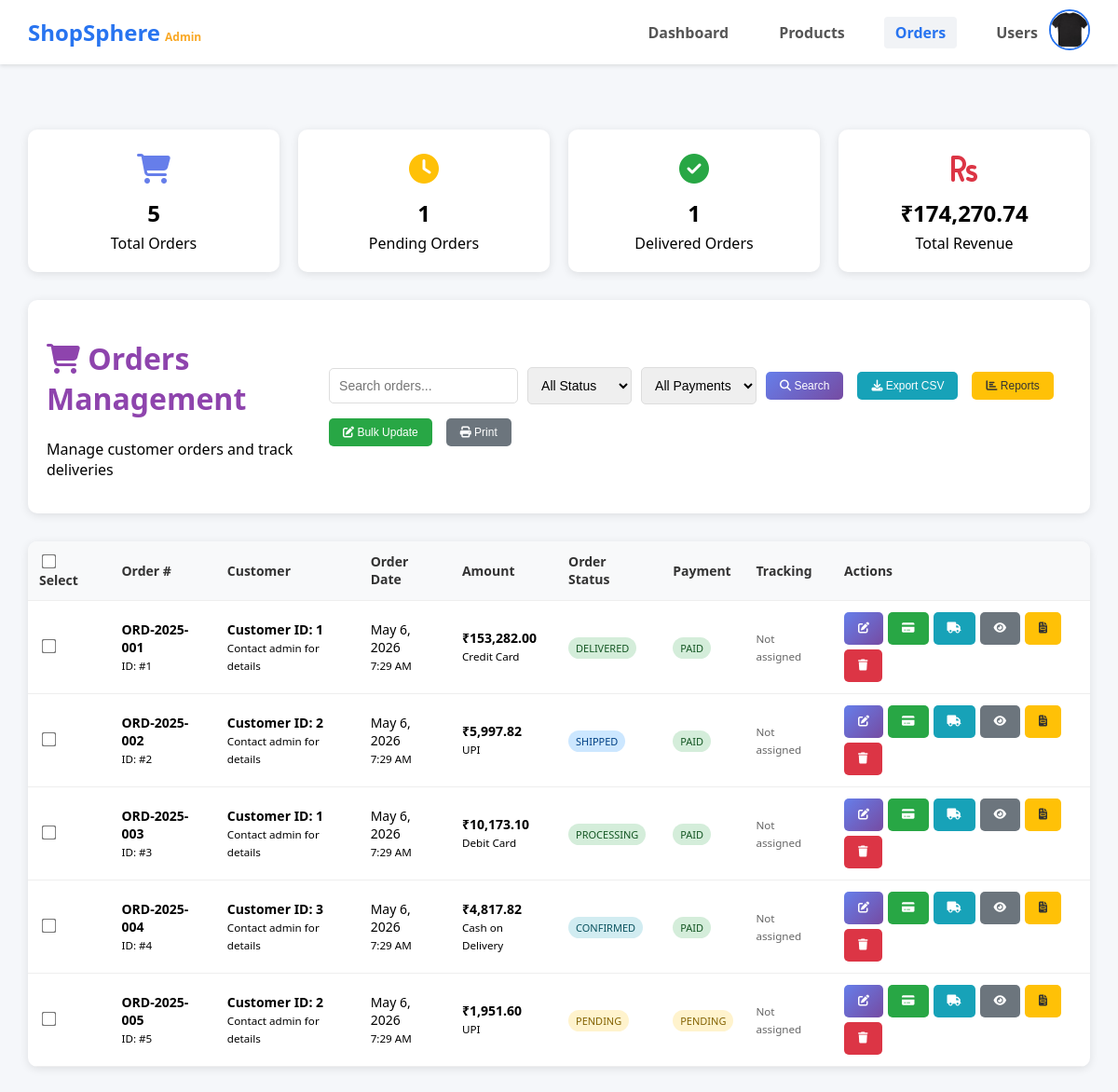
Page /admin/php/orders.php on the committed database.
### tables this page shows
CREATE TABLE orders (
    order_id INT AUTO_INCREMENT PRIMARY KEY,
    user_id INT NOT NULL,
    order_number VARCHAR(50) UNIQUE NOT NULL,
    total_amount DECIMAL(10, 2) NOT NULL,
    tax_amount DECIMAL(10, 2) DEFAULT 0.00,
    shipping_cost DECIMAL(10, 2) DEFAULT 0.00,
    discount_amount DECIMAL(10, 2) DEFAULT 0.00,
    final_amount DECIMAL(10, 2) NOT NULL,
    order_status ENUM('pending', 'confirmed', 'processing', 'shipped', 'delivered', 'cancelled', 'refunded') DEFAULT 'pending',
    payment_status ENUM('pending', 'paid', 'failed', 'refunded') DEFAULT 'pending',
    payment_method VARCHAR(50),
    shipping_address TEXT NOT NULL,
    billing_address TEXT,
    customer_notes TEXT,
    admin_notes TEXT,
    estimated_delivery DATE,
    actual_delivery_date DATE,
    tracking_number VARCHAR(100),
    order_date TIMESTAMP DEFAULT CURRENT_TIMESTAMP,
    updated_at TIMESTAMP DEFAULT CURRENT_TIMESTAMP ON UPDATE CURRENT_TIMESTAMP,
    
    FOREIGN KEY (user_id) REFERENCES users(id) ON DELETE CASCADE,
    INDEX idx_user_id (user_id),
    INDEX idx_order_status (order_status),
    INDEX idx_payment_status (payment_status),
    INDEX idx_order_date (order_date)
);

### admin/php/orders.php (the view, shortened to what this page needs)
<?php
$conn = mysqli_connect("localhost","root","","shopsphere_db");
$search = isset($_GET['search']) ? mysqli_real_escape_string($conn, $_GET['search']) : '';
$sql = "SELECT o.*,
        CONCAT('Customer ID: ', o.user_id) as customer_name,
        'Contact admin for details' as customer_email
        FROM orders o
        WHERE 1=1";
$sql .= " ORDER BY o.order_date DESC";
$result = mysqli_query($conn, $sql);
$stats_sql = "SELECT
    COUNT(*) as total_orders,
    SUM(CASE WHEN order_status = 'pending' THEN 1 ELSE 0 END) as pending_orders,
    SUM(CASE WHEN order_status = 'delivered' THEN 1 ELSE 0 END) as delivered_orders,
    SUM(CASE WHEN payment_status = 'paid' THEN final_amount ELSE 0 END) as total_revenue
    FROM orders";
$stats_result = mysqli_query($conn, $stats_sql);
$stats = $stats_result ? mysqli_fetch_assoc($stats_result) : [];
?>
<!DOCTYPE html>
<html lang="en">
<head>
    <link rel="stylesheet" href="../css/navbar.css">
    <link rel="stylesheet" href="../css/adminOrders.css">
    <link rel="stylesheet" href="https://cdnjs.cloudflare.com/ajax/libs/font-awesome/6.5.0/css/all.min.css">
</head>
<body>
    <header class="main-header">
        <div class="logo">ShopSphere<span class="plus">Admin</span></div>
        <nav style="flex:1;">
            <ul class="admin-nav-items">
                <li><a class="link" href="dashboard.php">Dashboard</a></li>
                <li><a class="link" href="products.php">Products</a></li>
                <li><a class="link" href="orders.php" style="background: #f1f3f6; color: #2874f0;">Orders</a></li>
                <li><a class="link" href="users.php">Users</a></li>
            </ul>
        </nav>
        <div style="display: flex; align-items: center; gap: 20px; position: relative;">
            <div class="dropdown" style="position: relative;">
                <img src="../../images/men1.jpg" alt="Admin" id="userImg" style="width:40px; height:40px; border-radius:50%; object-fit:cover; border:2px solid #2874f0; cursor:pointer;">
            </div>
        </div>
    </header>
    <div class="orders-container">
        <div class="stats-grid">
            <div class="stat-card">
                <div class="stat-icon" style="color: #667eea;"><i class="fas fa-shopping-cart"></i></div>
                <div class="stat-number"><?php echo number_format($stats['total_orders'] ?? 0); ?></div>
                <div>Total Orders</div>
            </div>
            <div class="stat-card">
                <div class="stat-icon" style="color: #ffc107;"><i class="fas fa-clock"></i></div>
                <div class="stat-number"><?php echo number_format($stats['pending_orders'] ?? 0); ?></div>
                <div>Pending Orders</div>
            </div>
            <div class="stat-card">
                <div class="stat-icon" style="color: #28a745;"><i class="fas fa-check-circle"></i></div>
                <div class="stat-number"><?php echo number_format($stats['delivered_orders'] ?? 0); ?></div>
                <div>Delivered Orders</div>
            </div>
            <div class="stat-card">
                <div class="stat-icon" style="color: #dc3545;"><i class="fas fa-rupee-sign"></i></div>
                <div class="stat-number">₹<?php echo number_format($stats['total_revenue'] ?? 0, 2); ?></div>
                <div>Total Revenue</div>
            </div>
        </div>
        <div class="orders-header">
            <div>
                <h1><i class="fas fa-shopping-cart"></i> Orders Management</h1>
                <p>Manage customer orders and track deliveries</p>
            </div>
            <div class="search-filters">
                <form method="GET" style="display: flex; gap: 10px; align-items: center; flex-wrap: wrap;">
                    <input type="text" name="search" class="search-input" placeholder="Search orders..." value="<?php echo htmlspecialchars($search); ?>">
                    <select name="status" class="filter-select">
                        <option value="">All Status</option>
                    </select>
                    <select name="payment" class="filter-select">
                        <option value="">All Payments</option>
                    </select>
                    <button type="submit" class="btn btn-primary"><i class="fas fa-search"></i> Search</button>
                </form>
                <button onclick="exportOrders()" class="btn btn-info"><i class="fas fa-download"></i> Export CSV</button>
                <button onclick="showOrderReports()" class="btn btn-warning"><i class="fas fa-chart-bar"></i> Reports</button>
                <button onclick="bulkStatusUpdate()" class="btn btn-success"><i class="fas fa-edit"></i> Bulk Update</button>
                <button onclick="printOrders()" class="btn btn-secondary"><i class="fas fa-print"></i> Print</button>
            </div>
        </div>
        <div class="orders-table">
            <table class="table">
                <thead>
                    <tr>
                        <th><input type="checkbox" id="selectAll" onclick="toggleSelectAll()"> Select</th>
                        <th>Order #</th>
                        <th>Customer</th>
                        <th>Order Date</th>
                        <th>Amount</th>
                        <th>Order Status</th>
                        <th>Payment</th>
                        <th>Tracking</th>
                        <th>Actions</th>
                    </tr>
                </thead>
                <tbody>
                    <?php if ($result && mysqli_num_rows($result) > 0): ?>
                        <?php while ($order = mysqli_fetch_assoc($result)): ?>
                            <tr>
                                <td>
                                    <input type="checkbox" name="selected_orders[]" value="<?php echo $order['order_id']; ?>">
                                </td>
                                <td>
                                    <strong><?php echo htmlspecialchars($order['order_number']); ?></strong>
                                    <br><small>ID: #<?php echo $order['order_id']; ?></small>
                                </td>
                                <td>
                                    <strong><?php echo htmlspecialchars($order['customer_name'] ?? 'Unknown'); ?></strong>
                                    <br><small><?php echo htmlspecialchars($order['customer_email'] ?? 'N/A'); ?></small>
                                </td>
                                <td>
                                    <?php echo date('M j, Y', strtotime($order['order_date'])); ?>
                                    <br><small><?php echo date('g:i A', strtotime($order['order_date'])); ?></small>
                                </td>
                                <td>
                                    <strong>₹<?php echo number_format($order['final_amount'], 2); ?></strong>
                                    <?php if ($order['payment_method']): ?>
                                        <br><small><?php echo htmlspecialchars($order['payment_method']); ?></small>
                                    <?php endif; ?>
                                </td>
                                <td>
                                    <span class="status-badge status-<?php echo $order['order_status']; ?>">
                                        <?php echo ucfirst($order['order_status']); ?>
                                    </span>
                                </td>
                                <td>
                                    <span class="status-badge payment-<?php echo $order['payment_status']; ?>">
                                        <?php echo ucfirst($order['payment_status']); ?>
                                    </span>
                                </td>
                                <td>
                                    <?php if ($order['tracking_number']): ?>
                                        <small><?php echo htmlspecialchars($order['tracking_number']); ?></small>
                                    <?php else: ?>
                                        <small style="color: #666;">Not assigned</small>
                                    <?php endif; ?>
                                </td>
                                <td>
                                    <div class="order-actions">
                                        <button onclick="updateStatus(<?php echo $order['order_id']; ?>, '<?php echo $order['order_status']; ?>')"
                                                class="btn btn-primary" title="Update Status">
                                            <i class="fas fa-edit"></i>
                                        </button>
                                        <button onclick="updatePayment(<?php echo $order['order_id']; ?>, '<?php echo $order['payment_status']; ?>')"
                                                class="btn btn-success" title="Update Payment">
                                            <i class="fas fa-credit-card"></i>
                                        </button>
                                        <button onclick="addTracking(<?php echo $order['order_id']; ?>, '<?php echo htmlspecialchars($order['tracking_number'] ?? ''); ?>')"
                                                class="btn btn-info" title="Add Tracking">
                                            <i class="fas fa-truck"></i>
                                        </button>
                                        <button onclick="viewOrderDetails(<?php echo $order['order_id']; ?>)"
                                                class="btn btn-secondary" title="View Details">
                                            <i class="fas fa-eye"></i>
                                        </button>
                                        <button onclick="generateInvoice(<?php echo $order['order_id']; ?>)"
                                                class="btn btn-warning" title="Generate Invoice">
                                            <i class="fas fa-file-invoice"></i>
                                        </button>
                                        <button onclick="deleteOrder(<?php echo $order['order_id']; ?>, '<?php echo htmlspecialchars($order['order_number']); ?>')"
                                                class="btn btn-danger" title="Delete Order">
                                            <i class="fas fa-trash"></i>
                                        </button>
                                    </div>
                                </td>
                            </tr>
                        <?php endwhile; ?>
                    <?php endif; ?>
                </tbody>
            </table>
        </div>
    </div>
</body>
</html>

### admin/css/navbar.css (style rules this page uses)
.main-header { display: flex; align-items: center; justify-content: space-between; background-color: white; padding: 10px 30px; box-shadow: 0 2px 4px rgba(0,0,0,0.1); }
.logo { font-size: 24px; font-weight: bold; color: #2874f0; }
.logo .plus { font-size: 12px; color: #f9a825; margin-left: 5px; }
.admin-nav-items { display: flex; gap: 30px; list-style: none; margin: 0; justify-content: flex-end; }
.admin-nav-items .link { text-decoration: none; color: #555; font-size: 16px; font-weight: bold; padding: 6px 12px; border-radius: 4px; transition: background 0.2s; }

### admin/css/adminOrders.css (style rules this page uses)
body { font-family: Arial, sans-serif; background: #f7f7f7; }
h1 { color: #8e44ad; }
a { color: #8e44ad; text-decoration: none; }

### rows in the picture
orders: order_number "ORD-2025-001", order_id "1", customer_name "Customer ID: 1", customer_email "Contact admin for details", order_date "May 6, 2026", order_date "7:29 AM", final_amount "153,282.00", payment_method "Credit Card", order_status "DELIVERED", payment_status "PAID", shows "Not assigned"
orders: order_number "ORD-2025-002", order_id "2", customer_name "Customer ID: 2", customer_email "Contact admin for details", order_date "May 6, 2026", order_date "7:29 AM", final_amount "5,997.82", payment_method "UPI", order_status "SHIPPED", payment_status "PAID", shows "Not assigned"
orders: order_number "ORD-2025-003", order_id "3", customer_name "Customer ID: 1", customer_email "Contact admin for details", order_date "May 6, 2026", order_date "7:29 AM", final_amount "10,173.10", payment_method "Debit Card", order_status "PROCESSING", payment_status "PAID", shows "Not assigned"
orders: order_number "ORD-2025-004", order_id "4", customer_name "Customer ID: 3", customer_email "Contact admin for details", order_date "May 6, 2026", order_date "7:29 AM", final_amount "4,817.82", payment_method "Cash on Delivery", order_status "CONFIRMED", payment_status "PAID", shows "Not assigned"
orders: order_number "ORD-2025-005", order_id "5", customer_name "Customer ID: 2", customer_email "Contact admin for details", order_date "May 6, 2026", order_date "7:29 AM", final_amount "1,951.60", payment_method "UPI", order_status "PENDING", payment_status "PENDING", shows "Not assigned"

### other values in the picture
$stats['total_orders'] "5"
$stats['pending_orders'] "1"
$stats['delivered_orders'] "1"
$stats['total_revenue'] "174,270.74"
